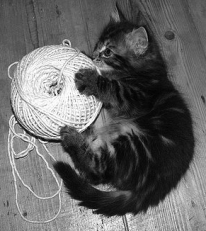
#> input picture cv_cw1/resources/kitty.bmp, 206 x 231 px, found by its file name; its folder holds only this picture in this run
$ python task_2_compute.py
#> lines starting #> are read from the running program, lines starting #| are printed output that depends on the picture
#> in main, kitty is the input picture: shape (231, 206); min 1, max 255, mean 102.3
### cv_cw1/task_1_convolve.py
import cv2
import numpy as np
from cv_cw1.paths import KITTY_BMP
from matplotlib import pyplot as plt
# the kernels
MEAN_KERNEL = np.ones(shape=(3, 3)) / 9  # not weighted, normalised. (add up to 9)
WEIGHTED_MEAN_KERNEL = np.array([[0.5, 1, 0.5],
                                 [1,   2,   1],
                                 [0.5, 1, 0.5]]) / 8  # weighted, normalised (add up to 8)

gau_1d = cv2.getGaussianKernel(3, sigma=1)
GAUSSIAN_KERNEL = np.outer(gau_1d, gau_1d.transpose())


def pad(img: np.array) -> np.array:
    """
    :param img: an image to pad.
    :return:
    """
    # 1. build a placeholder.
    img_padded = np.zeros(shape=(img.shape[0] + 2, img.shape[1] + 2))
    # 2. copy and paste inside the "box"
    img_padded[1:-1, 1:-1] = img
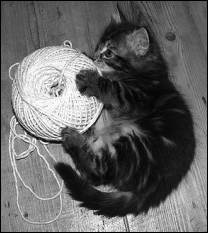
#> img_padded: shape (233, 208) float64; min 0, max 255, mean 100.4
    return img_padded


def convolve(img: np.array, mode: str = 'mean') -> np.array:
    """
     :param img:
     :param mode:
     :return:
     """
    # choose a kernel accordingly
    global MEAN_KERNEL, WEIGHTED_MEAN_KERNEL
    if mode == "mean":
        kernel = MEAN_KERNEL
    elif mode == "weighted_mean":
        kernel = WEIGHTED_MEAN_KERNEL
    elif mode == "gaussian":
        kernel = GAUSSIAN_KERNEL
    else:
        raise ValueError
    # pad the image
    img_padded = pad(img)
    # each dimension should have incremented by a value of 2.
    assert img_padded.shape == (img.shape[0] + 2, img.shape[1] + 2)
    # init an image to store the convoluted values.
    img_convoluted = np.zeros((img.shape[0], img.shape[1]))
    # loop over the dimensions of the original image
    for x_idx in range(img_convoluted.shape[0]):  #
        for y_idx in range(img_convoluted.shape[1]):
            # component-wise multiply, and them sum them up
            # here, we don't need division as the weights of the kernel is normalised.
            img_convoluted[x_idx, y_idx] = (kernel * img_padded[x_idx: x_idx + 3, y_idx: y_idx + 3]).sum()
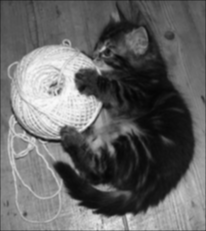
#> img_convoluted: shape (231, 206) float64; min 5.06, max 249.6, mean 101.7
    return img_convoluted


# [14 lines left out: function main, not called in this run]


# [2 lines that do not run on import are left out]

### cv_cw1/task_2_compute.py
"""
task_2 - compute the horizontal & vertical gradients of the image.
"""
from typing import Tuple
import cv2
import numpy as np
from cv_cw1.paths import KITTY_BMP
from cv_cw1.task_1_convolve import pad, convolve
from matplotlib import pyplot as plt
# convolving an image with prewitt kernels results in an approximation of
# the differentiation of the image with respect to the pixel values.
PREWITT_KERNELS = (
    np.array([[-1, 0, 1],
              [-1, 0, 1],
              [-1, 0, 1]]),
    np.array([[-1, -1, -1],
              [0,   0,  0],
              [1,   1,  1]])
)
# convolving an image with SOBEL_KERNEL also approximates the differentiation,
# but the gradients are weighted towards the center.
SOBEL_KERNELS = (
    np.array([[-1, 0, 1],
              [-2, 0, 2],
              [-1, 0, 1]]),
    np.array([[-1, -2, -1],
              [0,   0,  0],
              [1,   2,  1]])
)


def compute_gradients(img: np.array, mode: str) -> Tuple[np.array, np.array]:
#> called with mode = 'sobel'
    global PREWITT_KERNELS, SOBEL_KERNELS
    if mode == "prewitt":
        kernels = PREWITT_KERNELS
    elif mode == "sobel":
        kernels = SOBEL_KERNELS
    else:
        raise ValueError
    # pad the image
    img_padded = pad(img)
#> in pad (call 2), `img_padded[1:-1, 1:-1] = img`:
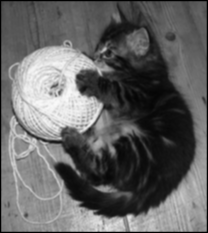
#> img_padded: shape (233, 208) float64; min 0, max 249.6, mean 99.9
    # init a placeholder for the gradients. (x - horizontal, y - vertical)
    img_x_gradients = np.zeros(shape=img.shape)
    img_y_gradients = np.zeros(shape=img.shape)
    for y_idx in range(img_x_gradients.shape[1]):
        for x_idx in range(img_x_gradients.shape[0]):  # horizontal convolution
            img_x_gradients[x_idx, y_idx] = (kernels[0] * img_padded[x_idx: x_idx + 3, y_idx: y_idx + 3]).sum()
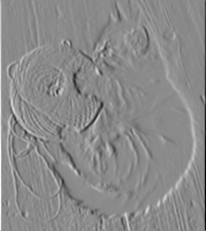
#> img_x_gradients: shape (231, 206) float64; min -665.8, max 559.4, mean 0.2; drawn with min black and max white
    for x_idx in range(img_x_gradients.shape[0]):
        for y_idx in range(img_x_gradients.shape[1]):  # vertical convolution
            img_y_gradients[x_idx, y_idx] = (kernels[1] * img_padded[x_idx: x_idx + 3, y_idx: y_idx + 3]).sum()
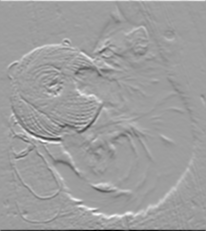
#> img_y_gradients: shape (231, 206) float64; min -851.3, max 524.8, mean 1.1; drawn with min black and max white
    return img_x_gradients, img_y_gradients


def compute_magnitude(x_gradients: np.array, y_gradients: np.array) -> np.array:
    """
    sqrt(x_g**2 + y_g**2)
    """
    return np.sqrt(np.power(x_gradients, 2) + np.power(y_gradients, 2))
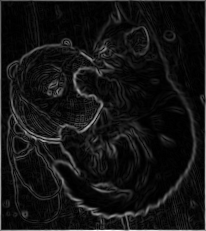
#> returned value: shape (231, 206) float64; min 0.125, max 851.3, mean 67.8; drawn with min black and max white


def main():
    # load kitty image in gray scale
    kitty: np.array = cv2.imread(KITTY_BMP, cv2.IMREAD_GRAYSCALE)
    # convolve the image
    kitty_convoluted = convolve(kitty, mode="weighted_mean")
    # compute the horizontal & vertical gradients.
    sobel_gradients = compute_gradients(kitty_convoluted, 'sobel')
    sobel_magnitude = compute_magnitude(sobel_gradients[0], sobel_gradients[1])
    f, axarr = plt.subplots(1, 3)
    axarr[0].imshow(sobel_gradients[0], cmap='gray')
    axarr[1].imshow(sobel_gradients[1], cmap='gray')
    axarr[2].imshow(sobel_magnitude, cmap='gray')
    plt.show()


if __name__ == '__main__':
    main()
